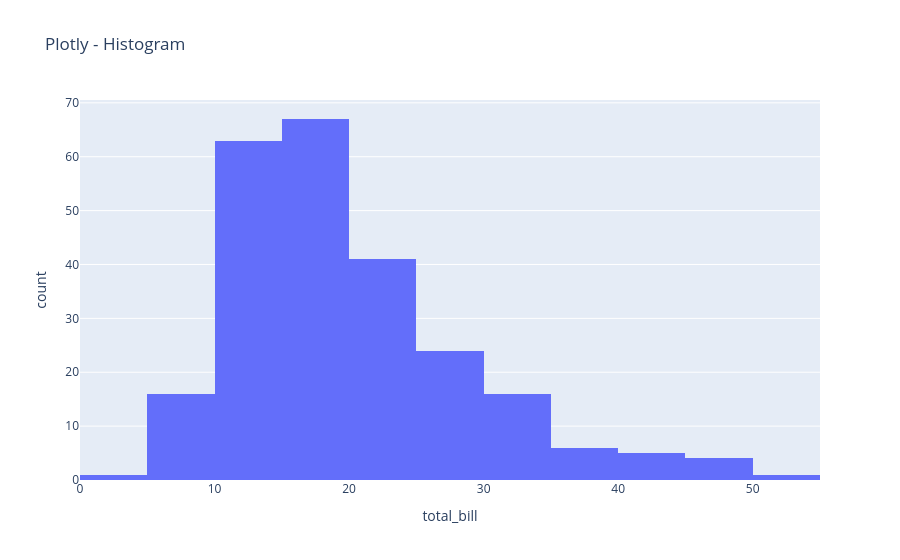

Notebook cell for this chart:
### Code cell
# Seaborn Histogram
plt.figure(figsize=(8, 4))
sns.histplot(tips["total_bill"], bins=20, kde=True)
plt.title("Seaborn - Histogram")
plt.show()

# Plotly Histogram
fig = px.histogram(tips, x="total_bill", nbins=20, title="Plotly - Histogram")
fig.show()

print("✅ Histogram done")

### Figure 1 — Plotly figure (JSON) as saved in the notebook; plotly's stock layout.template omitted (floating-point values rounded to 4 significant figures; data arrays with more than 128 entries replaced by an {"elided": "..."} marker saying what was removed)
{"data": [{"bingroup": "x", "hovertemplate": "total_bill=%{x}<br>count=%{y}<extra></extra>", "legendgroup": "", "marker": {"color": "#636efa", "pattern": {"shape": ""}}, "name": "", "nbinsx": 20, "orientation": "v", "showlegend": false, "type": "histogram", "x": {"elided": "244 float values"}, "xaxis": "x", "yaxis": "y"}], "layout": {"barmode": "relative", "legend": {"tracegroupgap": 0}, "title": {"text": "Plotly - Histogram"}, "xaxis": {"anchor": "y", "domain": [0, 1], "title": {"text": "total_bill"}}, "yaxis": {"anchor": "x", "domain": [0, 1], "title": {"text": "count"}}}}
